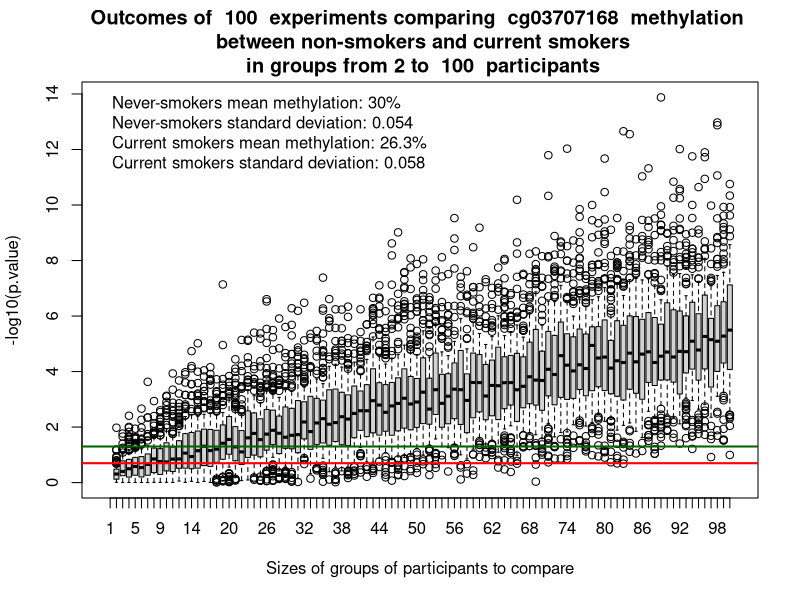

Recreate this plot in R.

# STAGE EXPERIMENTS

# cpgName <- "cg03636183"
cpgName <- "cg03707168"
outfi <- paste("Plots/define_sample_size_requirments.", cpgName, ".pdf", sep = '')

# Never smokers (ns): Mean and standard deviation of beta
# ns_mean <- 0.672
# ns_sd <- 0.032
ns_mean <- 0.300
ns_sd <- 0.054

# Current smokers (cs): Mean and standard deviation of beta 
# cs_mean <- 0.553
# cs_sd <- 0.076
cs_mean <- 0.263
cs_sd <- 0.058

# Number of experiments and participants
nexpr <- 100
ngroup <- 100

# Run a single experiment
run_experiment <- function(size, ns_mean, ns_sd, cs_mean, cs_sd)
{
    ns_data <- rnorm(size, mean = ns_mean, sd = ns_sd)
    cs_data <- rnorm(size, mean = cs_mean, sd = cs_sd)

    test <- t.test(ns_data, cs_data)
    return(test$p.value)
}


# MODEL EXPERIMENTS

# Sizes of test groups to compare
all_results <- list()
for (size in c(2:ngroup))
{
    results <- NULL
    for (experiment in c(1:nexpr))
    {
        results <- c(results, run_experiment(size, ns_mean, ns_sd, cs_mean, cs_sd))
    }

    all_results[[size]] <- -log10(results)
}

pdf(outfi, height = 6, width = 10)
    boxplot(all_results,
            ylab = "-log10(p.value)", 
    	    xlab = "Sizes of groups of participants to compare",
            range = 0.5,
    	    main = paste("Outcomes of ", nexpr, " experiments comparing ", cpgName, " methylation \n",
                         "between non-smokers and current smokers\n",
                         "in groups from 2 to ", ngroup, " participants"))
    abline(h = -log10(0.05), col = "darkgreen", lwd = 2)
    abline(h = -log10(0.2), col = "red", lwd = 2)
    legend("topleft", pch = 19, col = "white",
           legend = c(paste("Never-smokers mean methylation: ", 100*ns_mean, "%", sep = ""),
                      paste("Never-smokers standard deviation: ", ns_sd, sep = ""),
                      paste("Current smokers mean methylation: ", 100*cs_mean, "%", sep = ""),
                      paste("Current smokers standard deviation: ", cs_sd, sep = "")),
           bty = "n")

dev.off()
